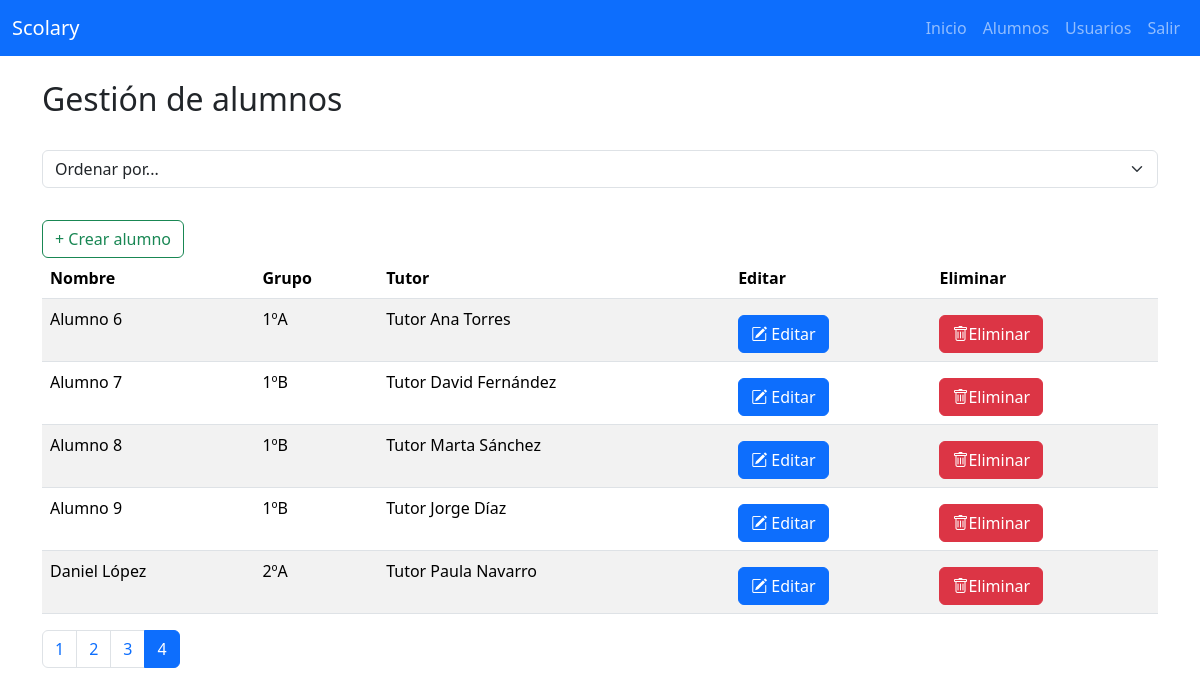
/alumnos.php?pagina=4 (signed in), run on the app's committed database.
### tables this page shows
CREATE TABLE `alumnos` (
  `id` int(11) NOT NULL,
  `nombre` varchar(100) DEFAULT NULL,
  `id_tutor` int(11) DEFAULT NULL,
  `id_grupo` int(11) DEFAULT NULL
);

CREATE TABLE `grupo` (
  `id` int(11) NOT NULL,
  `nombre` varchar(50) DEFAULT NULL,
  `id_profesor` int(11) DEFAULT NULL
);

CREATE TABLE `usuarios` (
  `id` int(11) NOT NULL,
  `nombre` varchar(100) DEFAULT NULL,
  `email` varchar(100) DEFAULT NULL,
  `password` varchar(255) DEFAULT NULL,
  `rol` enum('profesor','tutor','admin') NOT NULL,
  `avatar` varchar(100) DEFAULT NULL
);

### alumnos.php (the view, shortened to what this page needs)
<?php include 'includes/header.php'; ?>
<?php include 'includes/navbarAdmin.php'; ?>
<?php include 'conexion.php';
?>
<div class="container mt-4">
    <h2>Gestión de alumnos</h2>
      <div class="mb-3">
        <form action="alumnos.php">
            <select name="orden" id="orden" class="form-select" onchange="this.form.submit()">
              <option value="">Ordenar por...</option>
            </select>
        </form>
      </div>
    <button type="button" class="btn btn-outline-success mt-3" data-bs-toggle="modal" data-bs-target="#crearAlumno">
    + Crear alumno
    </button>
    <?php
    if(isset($_GET["orden"])){
      if ($_GET["orden"] == "nombre") {
        $orden = "a.nombre";
      }else if($_GET["orden"] == "grupo"){
        $orden = "g.nombre";
      }else{
        $orden = "u.nombre";
      }
    }else{
      $orden = "a.nombre";
    }
    $registrosPorPagina = 10;
    $pagina = isset($_GET['pagina']) ? (int)$_GET['pagina'] : 1;
    $offset = ($pagina - 1) * $registrosPorPagina;
    $stmtAlumnos = $pdo->query("
        SELECT
            a.id AS idAlumno,
            a.nombre AS nombreAlumno,
            g.nombre AS nombreGrupo,
            u.nombre AS nombreTutor
        FROM alumnos a
        JOIN grupo g ON a.id_grupo = g.id
        JOIN usuarios u ON a.id_tutor = u.id
        ORDER BY $orden
        LIMIT $registrosPorPagina OFFSET $offset");
    $alumnos = $stmtAlumnos->fetchAll();
    $totalRegistros = $pdo->query("SELECT COUNT(*) FROM alumnos")->fetchColumn();
    $totalPaginas = ceil($totalRegistros / $registrosPorPagina);
    ?>
    <table class="table table-striped">
        <thead>
            <tr>
                <th>Nombre</th>
                <th>Grupo</th>
                <th>Tutor</th>
                <th>Editar</th>
                <th>Eliminar</th>
            </tr>
        </thead>
        <tbody>
            <?php foreach ($alumnos as $alumno){ ?>
                <tr>
                    <td><?= $alumno['nombreAlumno']?></td>
                    <td><?= $alumno['nombreGrupo'] ?></td>
                    <td><?= $alumno['nombreTutor']?></td>
                    <td>
                        <button type="button" class="btn btn-primary mt-2" data-bs-toggle="modal" data-bs-target="#editarAlumno"
                          data-id="<?php echo htmlspecialchars($alumno['idAlumno']) ?>"
                          data-nombre="<?php echo htmlspecialchars($alumno['nombreAlumno']) ?>">
                          <i class="bi bi-pencil-square"></i>
                          Editar
                        </button>
                    </td>
                    <td>
                      <form action="service/eliminarAlumno.php" method="POST">
                        <button type="submit" class="btn btn-danger mt-2">
                          <i class="bi bi-trash"></i>Eliminar
                        </button>
                      </form>
                    </td>
                </tr>
            <?php } ?>
        </tbody>
    </table>
    <nav>
        <ul class="pagination">
            <?php for ($i = 1; $i <= $totalPaginas; $i++){?>
                <li class="page-item <?= $i == $pagina ? 'active' : '' ?>">
                    <a class="page-link" href="?pagina=<?= $i ?>"><?= $i ?></a>
                </li>
            <?php }?>
        </ul>
    </nav>
</div>
<?php include 'includes/footer.php'; ?>

### data on the page
alumnos: nombre "Alumno 6", id_grupo.nombre "1ºA", id_tutor.nombre "Tutor Ana Torres"
alumnos: nombre "Alumno 7", id_grupo.nombre "1ºB", id_tutor.nombre "Tutor David Fernández"
alumnos: nombre "Alumno 8", id_grupo.nombre "1ºB", id_tutor.nombre "Tutor Marta Sánchez"
alumnos: nombre "Alumno 9", id_grupo.nombre "1ºB", id_tutor.nombre "Tutor Jorge Díaz"
alumnos: nombre "Daniel López", id_grupo.nombre "2ºA", id_tutor.nombre "Tutor Paula Navarro"
